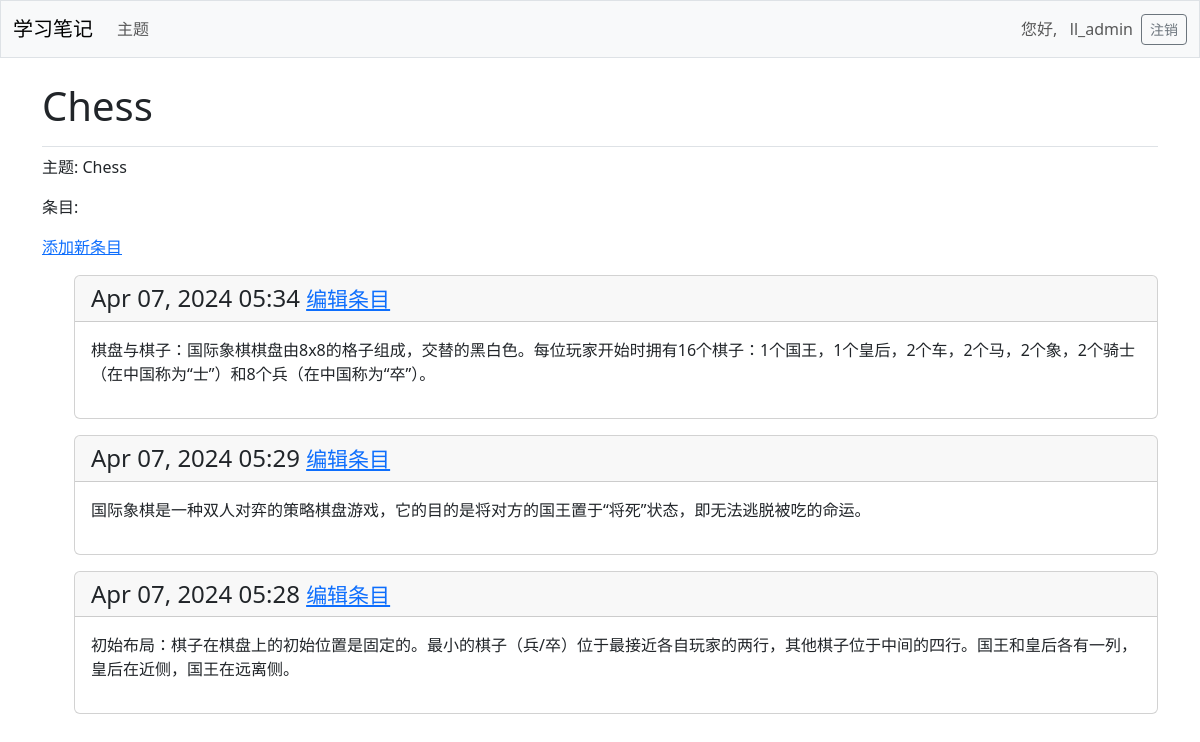
The page /topics/2/ (signed in) on the database its author committed.
### learning_logs/models.py (models this page shows, shortened)
class Topic(models.Model):
    text = models.CharField(max_length=200)
    date_added = models.DateTimeField(auto_now_add=True)
    owner = models.ForeignKey(User, on_delete=models.CASCADE)

class Entry(models.Model):
    topic = models.ForeignKey(Topic, on_delete=models.CASCADE)
    text = models.TextField()
    date_added = models.DateTimeField(auto_now_add=True)
    class Meta:
        verbose_name_plural = "entries"

### learning_logs/views.py (the view)
# urls.py: path('topics/<int:topic_id>/', views.topic, name='topic'),
@login_required
def topic(request, topic_id):
    topic = Topic.objects.get(id=topic_id)
    if topic.owner != request.user:
        raise Http404
    entries = topic.entry_set.order_by('-date_added')
    context = {'topic': topic, 'entries': entries}
    return render(request, 'learning_logs/topic.html', context)

### learning_logs/templates/learning_logs/topic.html
{% extends 'learning_logs/base.html' %}
{% block page_header %}
    <h1>{{ topic.text }}</h1>
{% endblock page_header %}
{% block content %}
    <p>主题: {{ topic.text }}</p>
    <p>条目:</p>
    <p>
        <a href="{% url 'learning_logs:new_entry' topic.id %}">添加新条目</a>
    </p>
    <ul>
        {% for entry in entries %}
            <div class="card mb-3">
                <h4 class="card-header">
                    {{ entry.date_added|date:'M d, Y H:i' }}
                    <small>
                        <a href="{% url 'learning_logs:edit_entry' entry.id %}">编辑条目</a>
                    </small>
                </h4>
                <div class="card-body">{{ entry.text|linebreaks }}</div>
            </div>
        {% empty %}
            <p>这里还没有关于该主题的条目</p>
        {% endfor %}
    </ul>
{% endblock content %}

### learning_logs/templates/learning_logs/base.html (shortened to what this page needs)
<!doctype html>
<html lang="auto">
<head>
    {% load django_bootstrap5 %}
    {% bootstrap_css %}
</head>
<body>
<nav class="navbar navbar-expand-md navbar-light bg-light mb-4 border">
    <div class="container-fluid">
        <a class="navbar-brand" href="{% url 'learning_logs:index' %}">学习笔记</a>
        <div class="collapse navbar-collapse" id="navbarCollapse">
            <ul class="navbar-nav me-auto mb-2 mb-md-0">
                <li class="nav-item">
                    <a class="nav-link" href="{% url 'learning_logs:topics' %}">主题</a></li>
            </ul>
            <ul class="navbar-nav ms-auto mb-2 mb-md-0">
                {% if user.is_authenticated %}
                    <li class="nav-item">
                        <span class="navbar-text me-2">您好,&nbsp;&nbsp;&nbsp;{{ user.username }}
                            </span></li>
                {% else %}
                    <li class="nav-item">
                        <a class="nav-link" href="{% url 'accounts:register' %}">注册</a></li>
                    <li class="nav-item">
                        <a class="nav-link" href="{% url 'accounts:login' %}">登录</a></li>
                {% endif %}
            </ul>
            {% if user.is_authenticated %}
                <form action="{% url 'accounts:logout' %}" method="post">
                    <button name="submit" class="btn btn-outline-secondary btn-sm">注销</button>
                </form>
            {% endif %}
        </div>
    </div>
</nav>
<main class="container">
    <div class="pb-2 mb-2 border-bottom">
        {% block page_header %}{% endblock page_header %}
    </div>
    <div>
        {% block content %}{% endblock content %}
    </div>
</main>
</body>
</html>

### rows shown on the page
Topic: text "Chess"
Entry: date_added "Apr 07, 2024 05:34", text "棋盘与棋子：国际象棋棋盘由8x8的格子组成，交替的黑白色。每位玩家开始时拥有16个棋子：1个国王，1个皇后，2个车，2个马，2个象，2个骑士（在中国称为“士”）和8个兵（在中国称为“卒”）。"
Entry: date_added "Apr 07, 2024 05:29", text "国际象棋是一种双人对弈的策略棋盘游戏，它的目的是将对方的国王置于“将死”状态，即无法逃脱被吃的命运。"
Entry: date_added "Apr 07, 2024 05:28", text "初始布局：棋子在棋盘上的初始位置是固定的。最小的棋子（兵/卒）位于最接近各自玩家的两行，其他棋子位于中间的四行。国王和皇后各有一列，皇后在近侧，国王在远离侧。"

### other values the page prints
{{ user.username }} "ll_admin"
